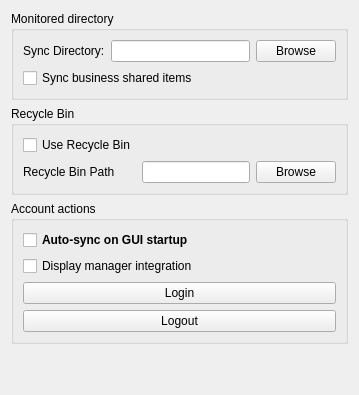
       <widget class="QWidget" name="monitored_tab_2">
        <attribute name="title">
         <string>Monitored Files</string>
        </attribute>
        <layout class="QVBoxLayout" name="verticalLayout_5">
         <item>
          <widget class="QGroupBox" name="groupBox_8">
           <property name="title">
            <string>Monitored directory</string>
           </property>
           <layout class="QGridLayout" name="gridLayout_9">
            <item row="1" column="0">
             <layout class="QGridLayout" name="gridLayout_5">
              <item row="0" column="2">
               <widget class="QPushButton" name="pushButton_sync_dir_browse">
                <property name="text">
                 <string>Browse</string>
                </property>
               </widget>
              </item>
              <item row="0" column="0">
               <widget class="QLabel" name="label_sync_dir">
                <property name="toolTip">
                 <string>Specify local sync directory location for this profile.</string>
                </property>
                <property name="text">
                 <string>Sync Directory:</string>
                </property>
               </widget>
              </item>
              <item row="0" column="1">
               <widget class="QLineEdit" name="lineEdit_sync_dir"/>
              </item>
             </layout>
            </item>
            <item row="2" column="0">
             <widget class="QCheckBox" name="checkBox_sync_business_shared_items">
              <property name="toolTip">
               <string>&lt;html&gt;&lt;head/&gt;&lt;body&gt;&lt;p&gt;Refer to &lt;a href=&quot;https://github.com/abraunegg/onedrive/blob/master/docs/business-shared-items.md&quot;&gt;&lt;span style=&quot; text-decoration: underline; color:#5e81ac;&quot;&gt;Business Shared Folders&lt;/span&gt;&lt;/a&gt; for configuration assistance.&lt;/p&gt;&lt;/body&gt;&lt;/html&gt;</string>
              </property>
              <property name="text">
               <string>Sync business shared items</string>
              </property>
             </widget>
            </item>
           </layout>
          </widget>
         </item>
         <item>
          <widget class="QGroupBox" name="groupBox_recycle_bin">
           <property name="title">
            <string>Recycle Bin</string>
           </property>
           <property name="checkable">
            <bool>false</bool>
           </property>
           <layout class="QGridLayout" name="gridLayout_12">
            <item row="0" column="0">
             <widget class="QCheckBox" name="checkBox_use_recycle_bin">
              <property name="toolTip">
               <string>&lt;html&gt;&lt;head/&gt;&lt;body&gt;&lt;p&gt;By default, OneDrive client will process online deletions and directly delete the corresponding file or folder directly from your configured 'sync_dir'.&lt;/p&gt;&lt;p&gt;Enable this option to move deleted files to your Linux user default 'Recycle Bin', so that you can manually delete the files at your own discretion.&lt;/p&gt;&lt;/body&gt;&lt;/html&gt;</string>
              </property>
              <property name="text">
               <string>Use Recycle Bin</string>
              </property>
             </widget>
            </item>
            <item row="2" column="1">
             <widget class="QLineEdit" name="lineEdit_recycle_bin_path"/>
            </item>
            <item row="2" column="0">
             <widget class="QLabel" name="label_recycle_bin_path">
              <property name="toolTip">
               <string>&lt;html&gt;&lt;head/&gt;&lt;body&gt;&lt;p&gt;Specify an explicit 'Recycle Bin' directory or keep empty to use the system default recycle bin path.&lt;/p&gt;&lt;/body&gt;&lt;/html&gt;</string>
              </property>
              <property name="text">
               <string>Recycle Bin Path</string>
              </property>
             </widget>
            </item>
            <item row="2" column="2">
             <widget class="QPushButton" name="pushButton_recycle_bin_path_browse">
              <property name="text">
               <string>Browse</string>
              </property>
             </widget>
            </item>
           </layout>
          </widget>
         </item>
         <item>
          <widget class="QGroupBox" name="groupBox_12">
           <property name="title">
            <string>Account actions</string>
           </property>
           <layout class="QGridLayout" name="gridLayout_3">
            <item row="0" column="0">
             <widget class="QCheckBox" name="checkBox_auto_sync">
              <property name="font">
               <font>
                <bold>true</bold>
               </font>
              </property>
              <property name="toolTip">
               <string>Automatically start sync for this profile when OneDriveGUI starts.</string>
              </property>
              <property name="text">
               <string>Auto-sync on GUI startup</string>
              </property>
             </widget>
            </item>
            <item row="1" column="0">
             <widget class="QCheckBox" name="checkBox_display_manager_integration">
              <property name="toolTip">
               <string>Controls whether the client integrates the configured 'sync_dir' with the desktop's file manager (e.g. Nautilus for GNOME, Dolphin for KDE), adding it as a "special place" in the sidebar and setting a custom OneDrive folder icon where supported.</string>
              </property>
              <property name="text">
               <string>Display manager integration</string>
              </property>
             </widget>
            </item>
            <item row="3" column="0">
             <widget class="QPushButton" name="pushButton_logout">
              <property name="toolTip">
               <string>Logout user from this profile and force login during next sync attempt.</string>
              </property>
              <property name="text">
               <string>Logout</string>
              </property>
             </widget>
            </item>
            <item row="2" column="0">
             <widget class="QPushButton" name="pushButton_login">
              <property name="text">
               <string>Login</string>
              </property>
             </widget>
            </item>
           </layout>
          </widget>
         </item>
         <item>
          <spacer name="verticalSpacer_3">
           <property name="orientation">
            <enum>Qt::Orientation::Vertical</enum>
           </property>
           <property name="sizeHint" stdset="0">
            <size>
             <width>20</width>
             <height>40</height>
            </size>
           </property>
          </spacer>
         </item>
        </layout>
       </widget>
